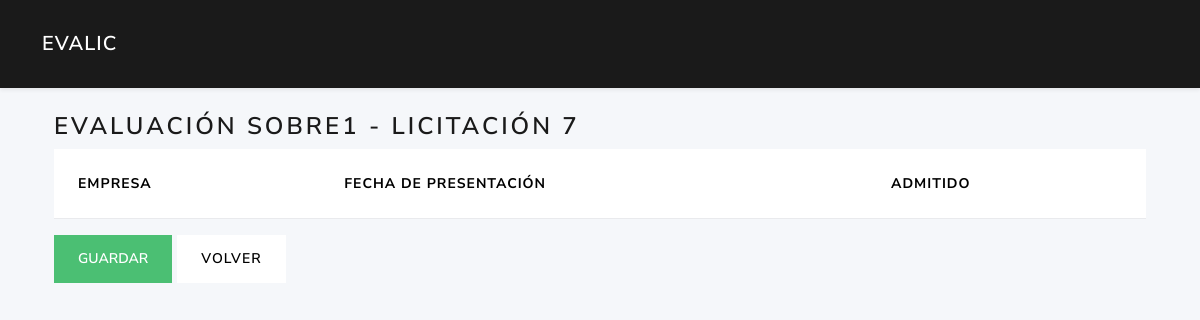
Page /ofertas/7/evaluar_sobre1 on the earlier database version.
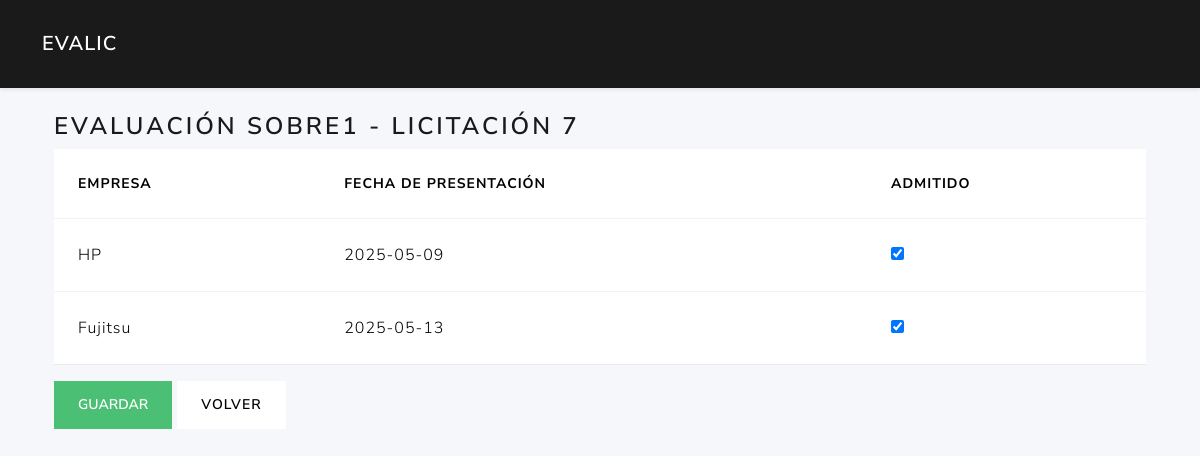
Same page on the later database version.
### tables this page shows
CREATE TABLE ofertas (
        fechapresentacion TEXT NOT NULL,
        admitidasobre1 INTEGER,             
        licitacion_id INTEGER NOT NULL,
        licitante_id INTEGER NOT NULL,
        PRIMARY KEY (licitacion_id,licitante_id)                                       
        FOREIGN KEY (licitacion_id) REFERENCES licitaciones(id)
        FOREIGN KEY (licitante_id) REFERENCES licitantes(id)                                                           
    );

CREATE TABLE licitantes (
        id  INTEGER PRIMARY KEY AUTOINCREMENT,
        nombreempresa TEXT NOT NULL,
        cif text NOT NULL,
        direccion text,
        ciudad text,
        provincia text,
        telefono text,
        email text                                                                                                                            
    );

### routes/ofertas_routes.py (the view, shortened to what this page needs)
@ofertas_bp.route('/<int:licitacion_id>/evaluar_sobre1', methods=['GET', 'POST'])
def evaluar_sobre1(licitacion_id):
    ofertas = list_ofertas_logic(current_app, licitacion_id)
    return render_template('ofertas/evaluar_sobre1.html',
                           ofertas=ofertas,
                           licitacion_id=licitacion_id)

### app.py (called while the page is built)
def create_app():
    app = Flask(__name__)
    app.permanent_session_lifetime = timedelta(hours=1)  # Sesión permanente por 1 hora
    app.config.from_object(Config)
    @app.context_processor
    def utility_processor():
        from flask import request, url_for
        def url_for_other_page(page):
            args = request.args.copy()
            args['page'] = page
            return url_for('licitaciones.index', **args)
        return dict(url_for_other_page=url_for_other_page)
    app.teardown_appcontext(close_connection)
    with app.app_context():
        init_db(app)
    app.register_blueprint(auth_bp)
    app.register_blueprint(user_bp)
    app.register_blueprint(licitaciones_bp)
    app.register_blueprint(ofertas_bp)
    app.register_blueprint(licitantes_bp)
    app.register_blueprint(evaluador_bp)
    app.register_blueprint(criterios_bp)
    return app

### models/dao.py (called while the page is built)
def close_connection(exception):
    db = getattr(g, '_database', None)
    if db is not None:
        db.close()

### services/oferta_service.py (called while the page is built)
def list_ofertas_logic(app, licitacion_id=None):
    db = get_db(app)
    return list_ofertas(db, licitacion_id)

### templates/ofertas/evaluar_sobre1.html (shortened to what this page needs)
{% extends 'base.html' %}
{% block content %}
<div class="container">
  <h3>Evaluación Sobre1 - Licitación {{ licitacion_id }}</h3>
  <form method="post">
    <table class="table">
      <thead>
        <tr>
          <th>Empresa</th>
          <th>Fecha de presentación</th>
          <th>Admitido</th>
        </tr>
      </thead>
      <tbody>
        {% for o in ofertas %}
        <tr>
          <td>{{ o.nombreempresa }}</td>
          <td>{{ o.fechapresentacion }}</td>
          <td>
            <input type="checkbox" name="admitidasobre1_{{ o.licitante_id }}" {% if o.admitidasobre1 %}checked{% endif %}>
          </td>
        </tr>
        {% endfor %}
      </tbody>
    </table>
    <button type="submit" class="btn btn-success">Guardar</button>
    <a href="{{ url_for('licitaciones.edit_licitacion_route', lic_id=licitacion_id) }}" class="btn btn-secondary">Volver</a>
  </form>
</div>
{% endblock %}

Differences in the rows shown:
added ofertas: nombreempresa "HP", fechapresentacion "2025-05-09", admitidasobre1 "☑"
added ofertas: nombreempresa "Fujitsu", fechapresentacion "2025-05-13", admitidasobre1 "☑"
